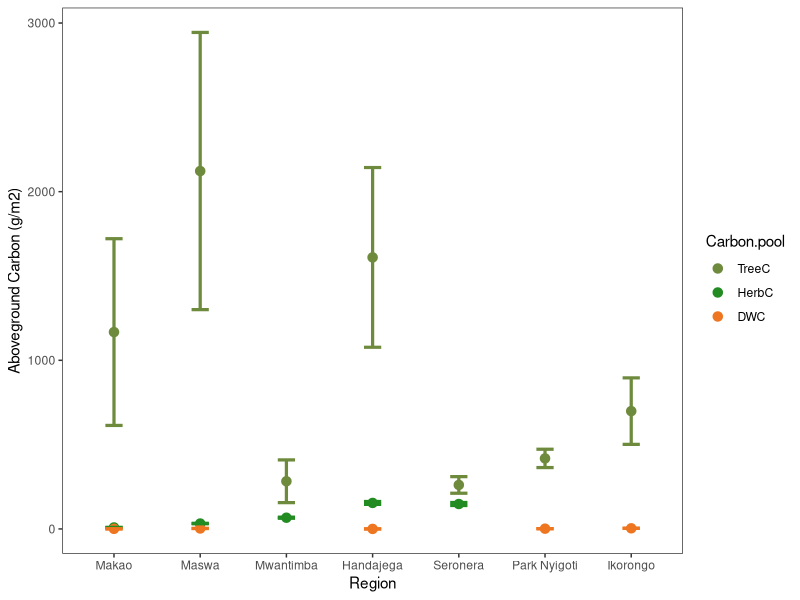
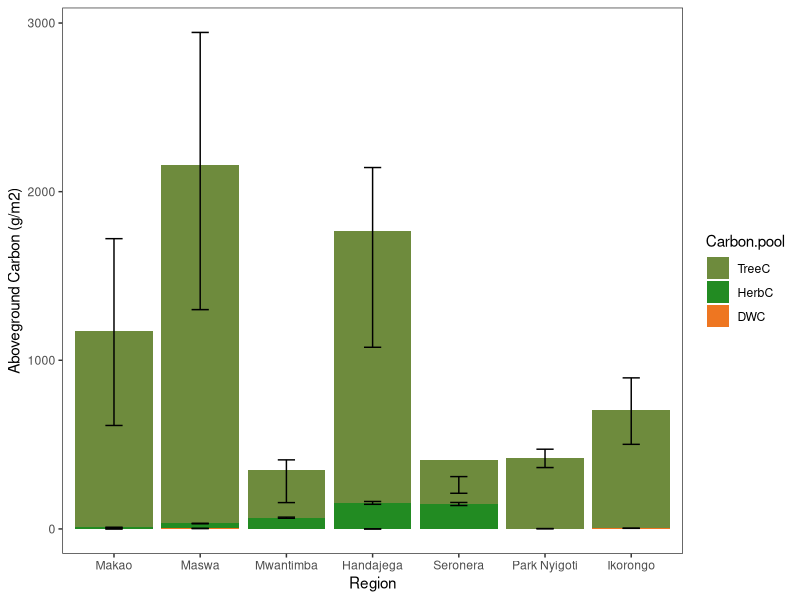
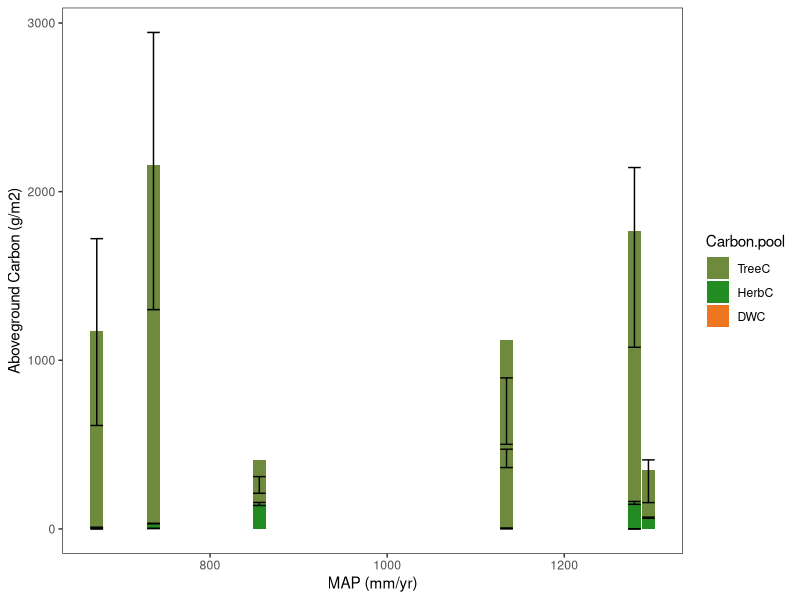
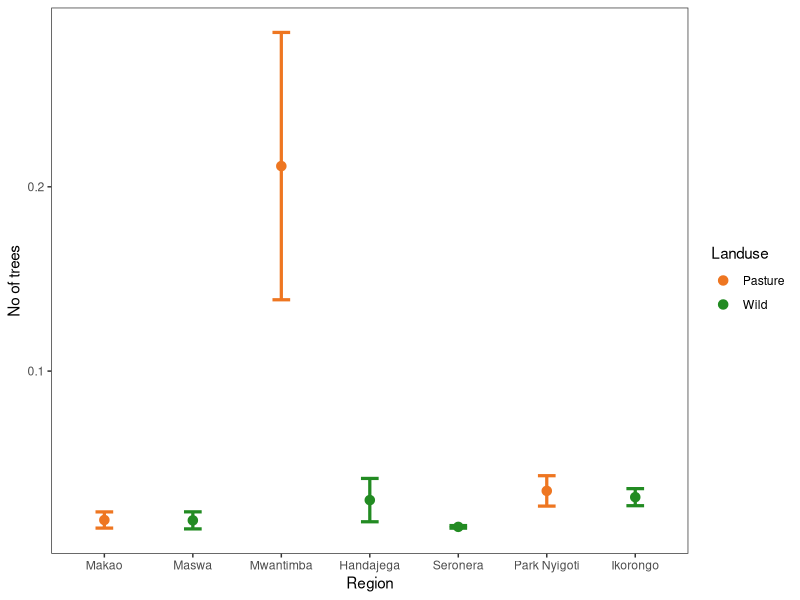
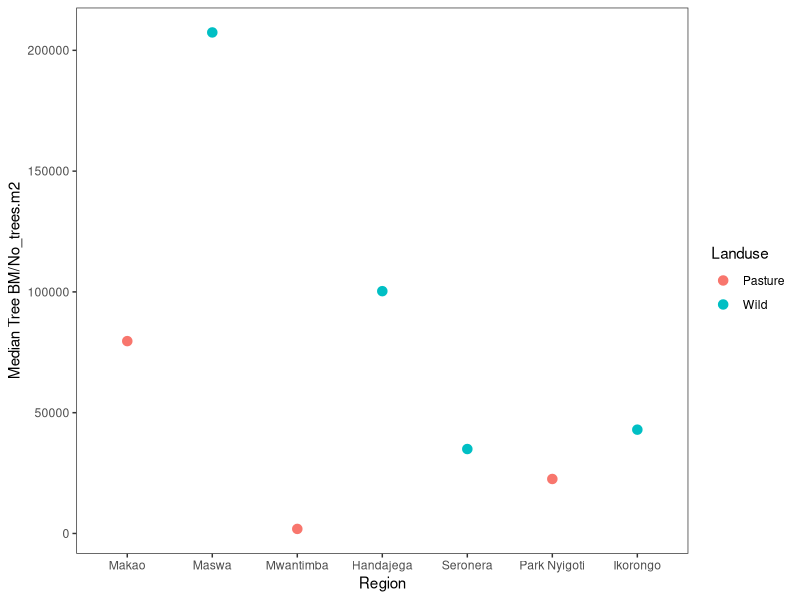

Write the R code that produced these figures, in order.
#### Exploring all data at region level ####

Herbaceous <- read.csv(file="Ecosystem carbon/HerbC.Region.csv", header=T)
Woody <- read.csv(file="Ecosystem carbon/Tree.data/TreeC.Region.csv", header=T)
Deadwood <- read.csv(file="Ecosystem carbon/Tree.data/DW.Region.csv",header=T)

# Renaming SNP Handajega to Handajega 

Woody <- Woody[,c(3:10,15)]

Woody$Region <- as.factor(c("Makao","Maswa", "Mwantimba","Handajega","Seronera","Park Nyigoti","Ikorongo"))
Woody$Woody.cover <- Woody$Median.TreeBM.m2/Woody$No_trees.m2

#Relevel 
Woody$Region<- factor(Woody$Region, levels = c("Makao","Maswa","Mwantimba","Handajega","Seronera","Park Nyigoti","Ikorongo"))

Herbaceous$Region<- factor(Herbaceous$Region, levels = c("Makao","Maswa","Mwantimba","Handajega","Seronera"))

# Merge the three datasets in two steps 
Ecosystem.C1 <- merge(Woody[,c(1:2,8:10)],Herbaceous[2:4],all.x = TRUE,by="Region")
Ecosystem.C <- merge(Ecosystem.C1,Deadwood[2:6],all.x = TRUE,by="Region")

EcosystemCarbon <- Ecosystem.C[,c(1,5,4,2,6,10)]
EcosystemCarbonSE <- Ecosystem.C[,c(1,3,7,11)]

# Make the data into a long format instead of a wide
library(tidyr)
library(plyr)

data_long.C <- gather(EcosystemCarbon, Carbon.pool,C.amount, TreeC_m2:DWC.g_m2,factor_key=TRUE)
data_long.CSE <- gather(EcosystemCarbonSE, Carbon.poolSE,C.amountSE, SE.TreeC_m2:SE_DWC_m2,factor_key=TRUE)

Tot.EcosystemCarbon <- cbind(data_long.C,data_long.CSE[3])

# Rename the Carbon pool names 
levels(Tot.EcosystemCarbon$Carbon.pool)[levels(Tot.EcosystemCarbon$Carbon.pool)=="TreeC_m2"] <- "TreeC"
levels(Tot.EcosystemCarbon$Carbon.pool)[levels(Tot.EcosystemCarbon$Carbon.pool)=="HerbC_m2"] <- "HerbC"
levels(Tot.EcosystemCarbon$Carbon.pool)[levels(Tot.EcosystemCarbon$Carbon.pool)=="DWC.g_m2"] <- "DWC"

Tot.EcosystemCarbon <- arrange(Tot.EcosystemCarbon,Region)

#### Ploting Ecosystem Carbon  #### 

library(ggplot2)

# Point plot per region
EcosystemC.plot <- ggplot(data = Tot.EcosystemCarbon, aes(x = Region,y = C.amount, ymin=C.amount-C.amountSE,ymax=C.amount+C.amountSE, group = Carbon.pool, colour= Carbon.pool))

Lines_gone <- theme(panel.grid.major.x = element_blank(),
                    panel.grid.minor.x = element_blank(),
                    panel.grid.major.y = element_blank(),
                    panel.grid.minor.y = element_blank())

EcosystemC.plot + xlab("Region") + ylab("Aboveground Carbon (g/m2)")  + geom_point(size = 2, shape=20,stroke=2, na.rm=T)  + theme_bw() + Lines_gone + geom_errorbar(stat = "identity",width=.2,lwd=1.1,show.legend=F, na.rm=T) + scale_color_manual(breaks = c("TreeC", "HerbC","DWC"),values=c("darkolivegreen4","forestgreen","chocolate2"))

# Stacked plot per region 
EcosystemC.bar <- ggplot(data = Tot.EcosystemCarbon, aes(x=Region,y=C.amount,ymin=C.amount-C.amountSE,ymax=C.amount+C.amountSE, fill=Carbon.pool))

EcosystemC.bar + geom_bar(stat="identity", position="stack",na.rm=T) + theme_bw() + Lines_gone  + xlab("Region") + ylab("Aboveground Carbon (g/m2)")  + geom_errorbar(width=.2,show.legend=F, na.rm=T) + scale_fill_manual(breaks = c("TreeC", "HerbC","DWC"),values=c("darkolivegreen4","forestgreen","chocolate2"))

# Bar plot of MAP-carbon 
EcosystemC.MAP.bar <- ggplot(data = Tot.EcosystemCarbon, aes(x = MAP.mm_yr,y = C.amount, ymin=C.amount-C.amountSE,ymax=C.amount+C.amountSE, fill = Carbon.pool))

EcosystemC.MAP.bar + geom_bar(stat="identity", position="stack", na.rm=T) + theme_bw() + Lines_gone  + xlab("MAP (mm/yr)") + ylab("Aboveground Carbon (g/m2)")  + geom_errorbar(stat = "identity",show.legend=F, na.rm=T) + scale_fill_manual(breaks = c("TreeC", "HerbC","DWC"),values=c("darkolivegreen4","forestgreen","chocolate2"))

# Number of trees 
Tree.no.plot <- ggplot(data=Woody, aes(x=Region,y=No_trees.m2, ymin=No_trees.m2-SE.No_trees.m2,ymax=No_trees.m2+SE.No_trees.m2, group=Landuse, colour=Landuse))

Tree.no.plot + xlab("Region") + ylab("No of trees")  + geom_point(size = 2, shape=20,stroke=2, na.rm=T)  + theme_bw() + Lines_gone + geom_errorbar(stat = "identity",width=.2,lwd=1.1,show.legend=F, na.rm=T) + scale_color_manual(breaks = c("Pasture", "Wild"),values=c("chocolate2","forestgreen"))

# Woody cover 
Woody.cover.plot <- ggplot(data=Woody, aes(x=Region,y=Woody.cover,group=Landuse, colour=Landuse))

Woody.cover.plot + xlab("Region") + ylab("Median Tree BM/No_trees.m2") + geom_point(size = 2, shape=20,stroke=2, na.rm=T)  + theme_bw() + Lines_gone

